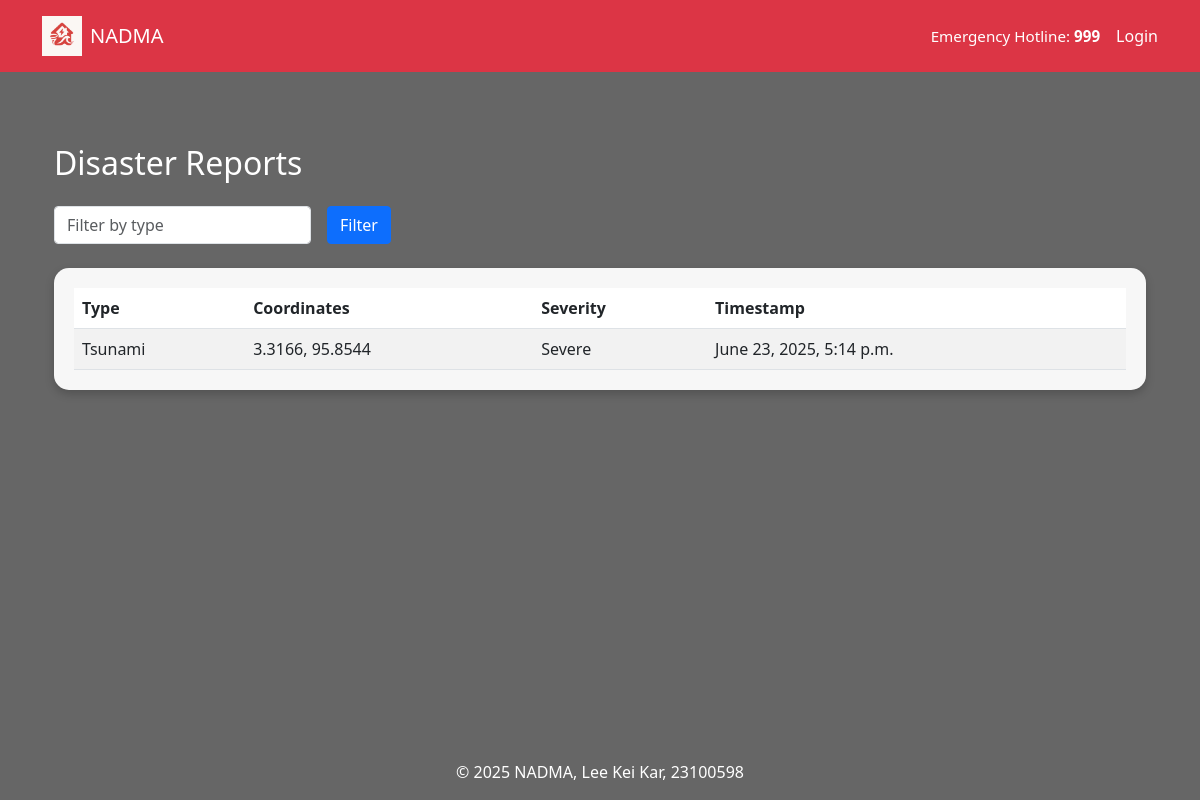
/disasters/, run on the app's committed database.
### dris_app/models.py (models this page shows)
class DisasterReport(models.Model):
    user = models.ForeignKey(User, on_delete=models.CASCADE)
    disaster_type = models.CharField(max_length=50)
    gps_coordinates = models.CharField(max_length=100)
    severity = models.CharField(max_length=20)
    timestamp = models.DateTimeField(auto_now_add=True)

### dris_app/views.py (the view)
# urls.py: path('disasters/', views.disaster_report_list, name='disaster_list'),
def disaster_report_list(request):
    form = DisasterFilterForm(request.GET or None)
    reports = DisasterReport.objects.all()
    if form.is_valid():
        disaster_type = form.cleaned_data.get('disaster_type')
        if disaster_type:
            reports = reports.filter(disaster_type__icontains=disaster_type)
    return render(request, 'disaster_list.html', {'form': form, 'reports': reports})

### dris_app/forms.py
class DisasterFilterForm(forms.Form):
    disaster_type = forms.CharField(max_length=50, required=False, label='Filter by Disaster Type')

### dris_app/templates/disaster_list.html (shortened to what this page needs)
{% extends "base.html" %}
{% load static %}
{% block content %}
<video autoplay muted loop class="video-bg">
    <source src="{% static 'backgrounds/disaster2.mp4' %}" type="video/mp4">
</video>
<div class="video-overlay"></div>
<div class="content-wrapper container py-5">
    <h2 class="mb-4">Disaster Reports</h2>
    <form method="GET" class="row g-3 mb-4">
        <div class="col-auto">
            <input type="text" name="disaster_type" class="form-control" placeholder="Filter by type">
        </div>
        <div class="col-auto">
            <button type="submit" class="btn btn-primary">Filter</button>
        </div>
    </form>
    <div class="table-container">
        <table class="table table-striped">
            <thead>
                <tr>
                    <th>Type</th>
                    <th>Coordinates</th>
                    <th>Severity</th>
                    <th>Timestamp</th>
                </tr>
            </thead>
            <tbody>
                {% for report in reports %}
                <tr>
                    <td>{{ report.disaster_type }}</td>
                    <td>{{ report.gps_coordinates }}</td>
                    <td>{{ report.severity }}</td>
                    <td>{{ report.timestamp }}</td>
                </tr>
                {% empty %}
                <tr>
                    <td colspan="4" class="text-center">No disaster reports found.</td>
                </tr>
                {% endfor %}
            </tbody>
        </table>
    </div>
</div>
{% endblock %}

### dris_app/templates/base.html (style rules this page uses)
html, body { height: 100%; margin: 0; }
body { display: flex; flex-direction: column; min-height: 100vh; color: white; }

### dris_app/templates/disaster_list.html (style rules this page uses)
.video-bg { position: fixed; top: 0; left: 0; width: 100%; height: 100%; object-fit: cover; z-index: -2; }
.video-overlay { position: fixed; top: 0; left: 0; width: 100%; height: 100%; background-color: rgba(0, 0, 0, 0.6); z-index: -1; }
.content-wrapper { position: relative; z-index: 1; color: white; }
.form-control, .btn { border-radius: 0.25rem; }
.table-container { background-color: rgba(255, 255, 255, 0.95); border-radius: 15px; overflow: hidden; box-shadow: 0 4px 10px rgba(0, 0, 0, 0.2); padding: 20px; }
.table { margin-bottom: 0; color: black; }
.table-striped > tbody > tr:nth-of-type(odd) { background-color: #f2f2f2; }

### data on the page
DisasterReport: disaster_type "Tsunami", gps_coordinates "3.3166, 95.8544", severity "Severe", timestamp "June 23, 2025, 5:14 p.m."
